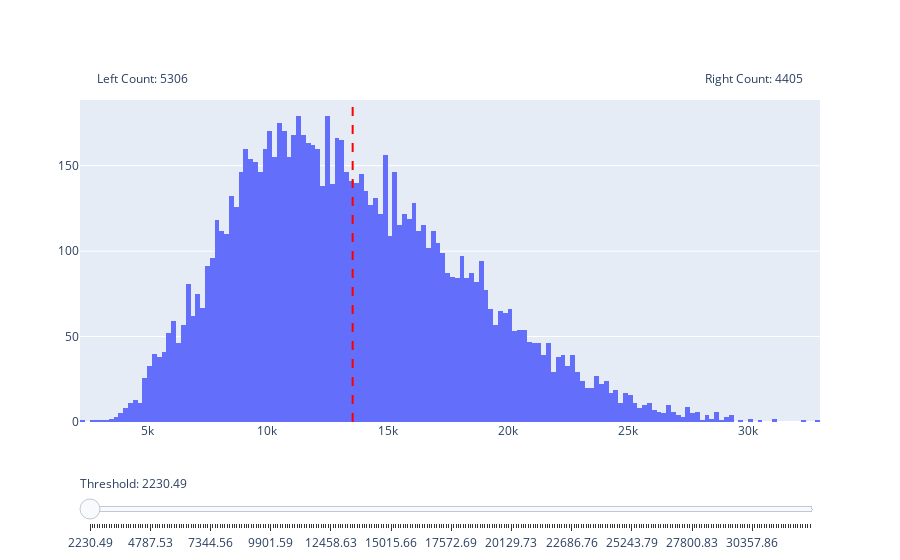

Notebook source saved alongside this figure:
### Code cell
df = pd.DataFrame(data=sdata['imaging'].X, columns=sdata['imaging'].var_names)
plot_dynamic_histogram(df, feature_to_filter, bins=300)
